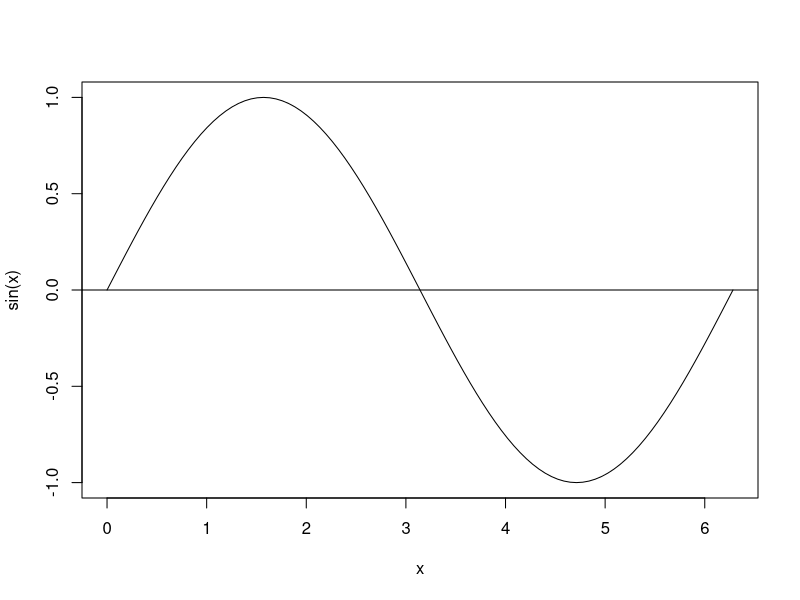
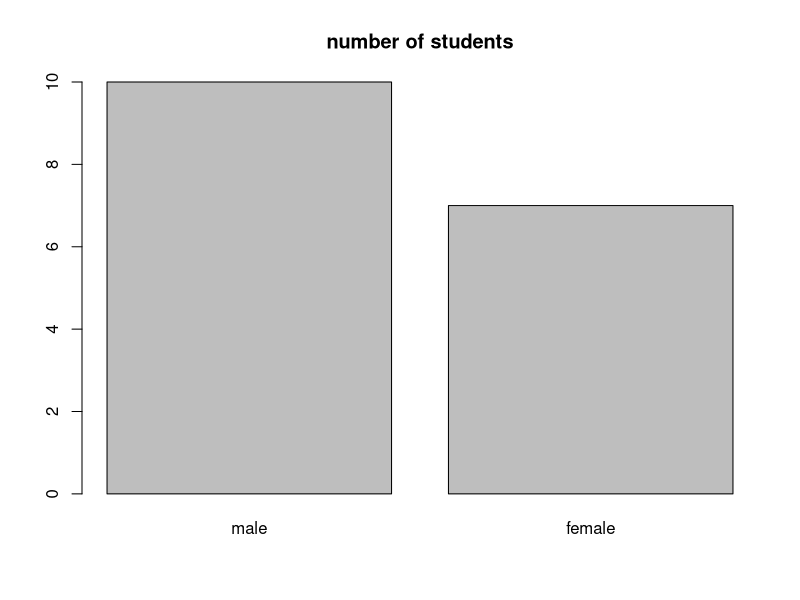
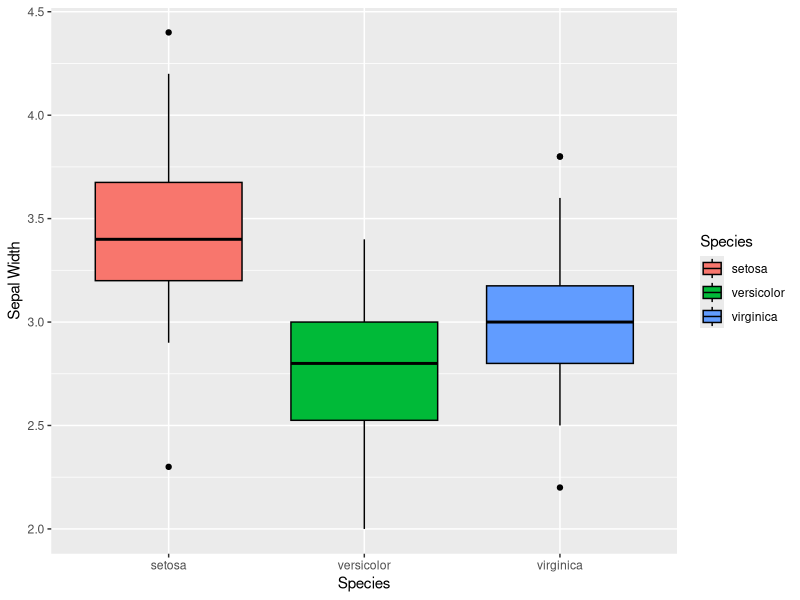
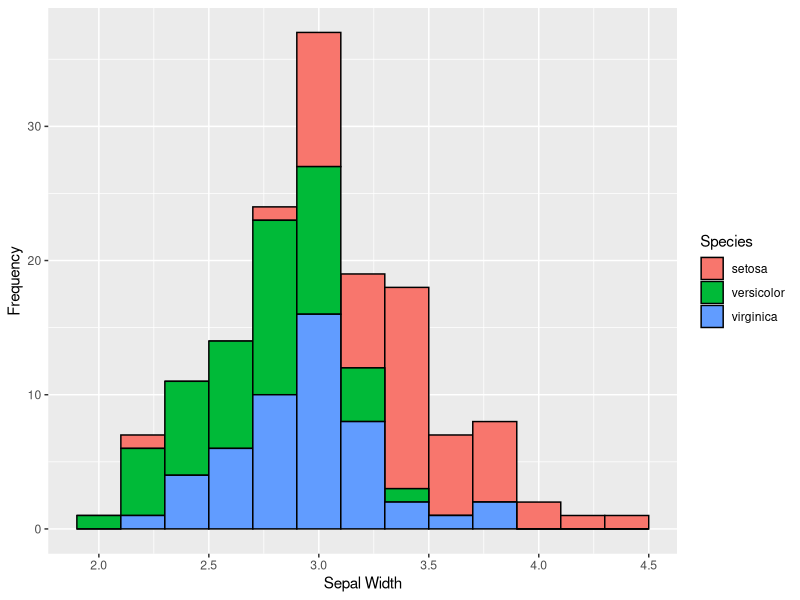

The R script that drew these images, in order:
## ---- chunk 1
setwd(dir = '/Users/peiyuliu/Desktop/PKU-Undergraduate-Course-Public/生物信息学实验 (Bioinformatics Lab.)/Week2/codes')
## ---- chunk 2
getwd()
## ---- chunk 3
# install.packages("tidyverse")
# below is terminal output indicating successful installation
## ---- chunk 4
library(tidyverse)
## ---- chunk 5
5 + (2.3 - 1.125) * 3.2 / 1.1 + 1.23E3

## ---- chunk 6
sqrt(6.25)
## ---- chunk 7
exp(1)
## ---- chunk 8
log10(10000)
## ---- chunk 9
x1 <- 1:10
x1
## ---- chunk 10
x1 + 200
## ---- chunk 11
2 * x1
## ---- chunk 12
curve(sin(x), 0, 2 * pi)
abline(h=0)
## ---- chunk 13
barplot(c("male" = 10, "female" = 7),
        main = "number of students")
## ---- chunk 14
dataset <- iris
head(dataset, 5)
## ---- chunk 15
gene_names <- c("TP53", "BRCA1", "EGFR")
expression_levels <- c(12.5, NA, 8.3)
gene_data <- data.frame(gene_names, expression_levels)
gene_data
## ---- chunk 16
patient_data <- data.frame(
  patient_id = 1:5,
  age = c(25, NA, 45, 37, 52),
  status = factor(c("Healthy", "Disease", "Healthy", NA, "Disease"))
)
patient_data
## ---- chunk 17
patient_data$patient_id
## ---- chunk 18
median(dataset$Sepal.Length)
## ---- chunk 19
grouped_dataset <- group_by(dataset, Species)
statistics <- summarise(grouped_dataset, count=n(),
          'mean sepal length'=mean(Sepal.Length), 
          'mean sepal width'=mean(Sepal.Width), 
          'mean petal length'=mean(Petal.Length), 
          'mean petal width'=mean(Petal.Width), )
statistics
## ---- chunk 20
species_area <- data.frame(
  Species = factor(c("setosa", "versicolor", "virginica")), 
  Area = factor(c("Asia and North America", "North America", "the United States"))
)
species_area
## ---- chunk 21
annotated_dataset <- full_join(dataset, species_area, by = join_by(Species))
head(annotated_dataset, 5)
## ---- chunk 22
ggplot(data = dataset, mapping = aes(x = Species, y = Sepal.Width, fill = Species)) + geom_boxplot(color = "black") + labs(x = "Species", y = "Sepal Width")
# ggsave("./images/boxplot.pdf")
## ---- chunk 23
ggplot(data = dataset, mapping = aes(x = Sepal.Width, fill = Species)) + geom_histogram(binwidth = 0.2, color = "black") + labs(x = "Sepal Width", y = "Frequency")
# ggsave("./images/histogram.pdf")
